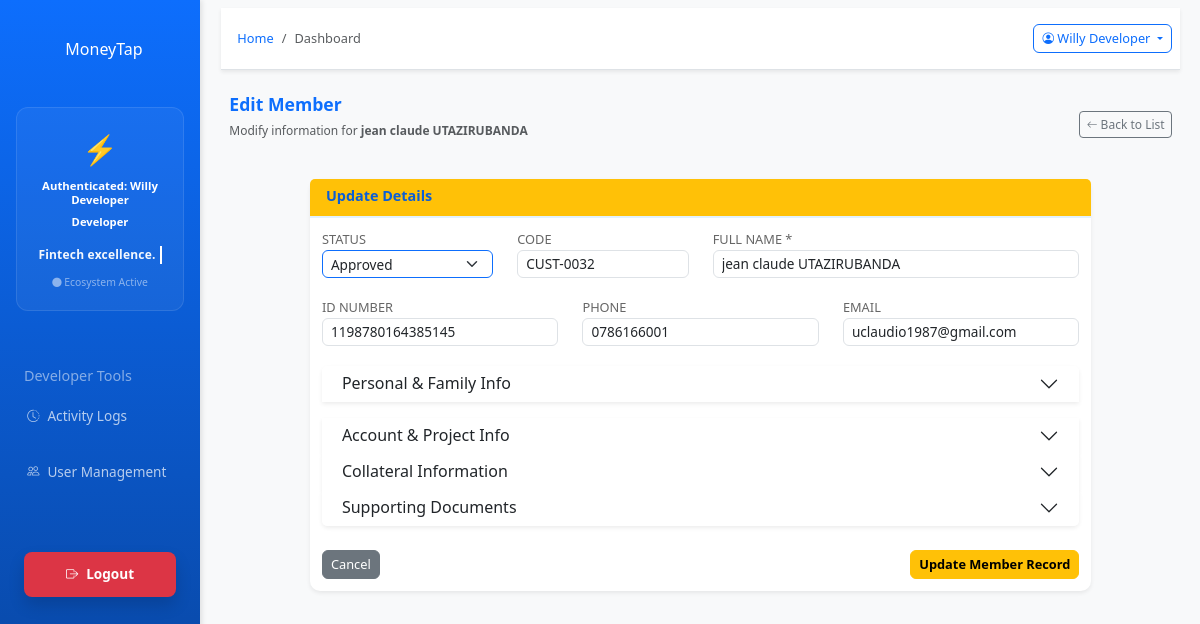
Page /app.moneytap/index.php?page=edit_customer&id=144 (signed in) on the committed database.
### tables this page shows
CREATE TABLE `customers` (
  `customer_id` int(11) NOT NULL,
  `customer_code` varchar(50) NOT NULL,
  `customer_name` varchar(255) NOT NULL,
  `birth_place` text,
  `id_number` varchar(50) NOT NULL,
  `account_number` varchar(50) DEFAULT NULL,
  `occupation` varchar(100) DEFAULT NULL,
  `gender` enum('Male','Female','Other') DEFAULT 'Male',
  `date_of_birth` date DEFAULT NULL,
  `phone` varchar(20) NOT NULL,
  `email` varchar(120) DEFAULT NULL,
  `organization` varchar(150) DEFAULT 'gracelending',
  `father_name` varchar(150) DEFAULT NULL,
  `mother_name` varchar(150) DEFAULT NULL,
  `marriage_type` enum('Single','Married','Divorced') DEFAULT 'Single',
  `spouse` varchar(150) DEFAULT NULL,
  `spouse_id` varchar(50) DEFAULT NULL,
  `spouse_occupation` varchar(100) DEFAULT NULL,
  `spouse_phone` varchar(20) DEFAULT NULL,
  `address` text,
  `location` text,
  `project` varchar(150) DEFAULT NULL,
  `project_location` varchar(150) DEFAULT NULL,
  `caution_location` varchar(150) DEFAULT NULL,
  `loan_type` varchar(50) DEFAULT NULL,
  `requested_amount` decimal(15,2) DEFAULT '0.00',
  `loan_duration` int(11) DEFAULT '0',
  `province` varchar(100) DEFAULT NULL,
  `district` varchar(100) DEFAULT NULL,
  `sector` varchar(100) DEFAULT NULL,
  `cell` varchar(100) DEFAULT NULL,
  `village` varchar(100) DEFAULT NULL,
  `created_by` varchar(100) DEFAULT 'admin',
  `created_at` datetime DEFAULT CURRENT_TIMESTAMP,
  `updated_at` datetime DEFAULT CURRENT_TIMESTAMP ON UPDATE CURRENT_TIMESTAMP,
  `is_active` tinyint(1) DEFAULT '1',
  `status` varchar(50) DEFAULT 'Approved',
  `doc_id` varchar(255) DEFAULT NULL COMMENT 'National ID Path',
  `doc_contract` varchar(255) DEFAULT NULL COMMENT 'Work Contract Path',
  `doc_statement` varchar(255) DEFAULT NULL COMMENT 'Bank Statement Path',
  `doc_payslip` varchar(255) DEFAULT NULL COMMENT 'Payslip Path',
  `doc_marital` varchar(255) DEFAULT NULL COMMENT 'Marital Status Cert Path',
  `doc_rdb` varchar(255) DEFAULT NULL COMMENT 'RDB Certificate Path',
  `has_guarantor` enum('Yes','No') DEFAULT 'No',
  `guarantor_name` varchar(150) DEFAULT NULL,
  `guarantor_id` varchar(50) DEFAULT NULL,
  `guarantor_phone` varchar(20) DEFAULT NULL,
  `guarantor_occupation` varchar(100) DEFAULT NULL,
  `tin_number` varchar(20) DEFAULT NULL,
  `risk_rating` varchar(50) DEFAULT NULL,
  `current_balance` decimal(15,2) DEFAULT '0.00',
  `total_loans` decimal(15,2) DEFAULT '0.00',
  `total_paid` decimal(15,2) DEFAULT '0.00',
  `rejection_reason` text,
  `correction_fields` text,
  `admin_note` text,
  `client_resubmitted` tinyint(1) DEFAULT '0',
  `resubmitted_fields` text,
  `total_disbursed` decimal(15,2) NOT NULL DEFAULT '0.00',
  `total_outstanding` decimal(15,2) NOT NULL DEFAULT '0.00',
  `last_loan_date` date DEFAULT NULL,
  `record_date` datetime NOT NULL DEFAULT CURRENT_TIMESTAMP,
  `collateral_type` enum('Movable','Immovable') DEFAULT NULL,
  `collateral_sub_type` varchar(50) DEFAULT NULL,
  `upi_location` varchar(100) DEFAULT NULL,
  `square_mtrs` varchar(50) DEFAULT NULL,
  `doc_loan_clearance` varchar(255) DEFAULT NULL,
  `doc_power_of_attorney` varchar(255) DEFAULT NULL,
  `doc_guarantor_letter` varchar(255) DEFAULT NULL
);

### app.moneytap/modules/edit_customer.php (the view, shortened to what this page needs)
<?php
$conn = getConnection();
$form_data = [];
$customer_id = isset($_GET['id']) ? intval($_GET['id']) : 0;
$sql = "SELECT * FROM customers WHERE customer_id = ?";
$stmt = $conn->prepare($sql);
if ($stmt) {
    $stmt->bind_param("i", $customer_id);
    $stmt->execute();
    $result = $stmt->get_result();
    $customer = $result->fetch_assoc();
    $form_data = [
        'customer_code' => $customer['customer_code'],
        'customer_name' => $customer['customer_name'],
        'birth_place' => $customer['birth_place'] ?? '',
        'id_number' => $customer['id_number'],
        'account_number' => $customer['account_number'] ?? '',
        'occupation' => $customer['occupation'] ?? '',
        'gender' => $customer['gender'],
        'date_of_birth' => $customer['date_of_birth'],
        'phone' => $customer['phone'],
        'father_name' => $customer['father_name'] ?? '',
        'mother_name' => $customer['mother_name'] ?? '',
        'spouse' => $customer['spouse'] ?? '',
        'spouse_occupation' => $customer['spouse_occupation'] ?? '',
        'spouse_phone' => $customer['spouse_phone'] ?? '',
        'marriage_type' => $customer['marriage_type'] ?? 'Single',
        'address' => $customer['address'],
        'province' => $customer['province'] ?? '',
        'district' => $customer['district'] ?? '',
        'sector' => $customer['sector'] ?? '',
        'cell' => $customer['cell'] ?? '',
        'village' => $customer['village'] ?? '',
        'location' => $customer['location'] ?? '',
        'project' => $customer['project'] ?? '',
        'project_location' => $customer['project_location'] ?? '',
        'caution_location' => $customer['caution_location'] ?? '',
        'email' => $customer['email'] ?? '',
        'organization' => $customer['organization'] ?? 'MoneyTap Ecosystem',
        'status' => $customer['status'] ?? ($customer['is_active'] ? 'Approved' : 'Pending'),
        'collateral_type'     => $customer['collateral_type'] ?? '',
        'collateral_sub_type' => $customer['collateral_sub_type'] ?? '',
        'upi_location'        => $customer['upi_location'] ?? '',
        'square_mtrs'         => $customer['square_mtrs'] ?? '',
        'doc_id'              => $customer['doc_id'] ?? '',
        'doc_contract'        => $customer['doc_contract'] ?? '',
        'doc_statement'       => $customer['doc_statement'] ?? '',
        'doc_payslip'         => $customer['doc_payslip'] ?? '',
        'doc_marital'         => $customer['doc_marital'] ?? '',
        'doc_rdb'             => $customer['doc_rdb'] ?? '',
        'doc_loan_clearance'  => $customer['doc_loan_clearance'] ?? '',
        'doc_power_of_attorney'=> $customer['doc_power_of_attorney'] ?? '',
        'doc_guarantor_letter' => $customer['doc_guarantor_letter'] ?? '',
    ];
}
?>
<div class="row mb-4">
    <div class="col-12">
        <div class="d-flex justify-content-between align-items-center">
            <div>
                <h2 class="h4 fw-bold text-primary">Edit Member</h2>
                <p class="text-muted">Modify information for <strong><?php echo htmlspecialchars($form_data['customer_name']); ?></strong></p>
            </div>
            <a href="?page=customers" class="btn btn-outline-secondary btn-sm">
                <i class="bi bi-arrow-left"></i> Back to List
            </a>
        </div>
    </div>
</div>
<div class="row">
    <div class="col-lg-10 mx-auto">
        <div class="card shadow-sm border-0">
            <div class="card-header bg-warning py-2">
                <h6 class="mb-0 fw-bold">Update Details</h6>
            </div>
            <div class="card-body">
                <form method="POST" enctype="multipart/form-data">
                    <div class="row">
                        <div class="col-md-3 mb-3">
                            <label class="form-label">Status</label>
                            <select class="form-select border-primary" name="status">
                                <option value="Approved" <?php echo $form_data['status'] == 'Approved' ? 'selected' : ''; ?>>Approved</option>
                            </select>
                        </div>
                        <div class="col-md-3 mb-3">
                            <label class="form-label">Code</label>
                            <input type="text" class="form-control" name="customer_code" value="<?php echo htmlspecialchars($form_data['customer_code']); ?>">
                        </div>
                        <div class="col-md-6 mb-3">
                            <label class="form-label">Full Name *</label>
                            <input type="text" class="form-control" name="customer_name" required value="<?php echo htmlspecialchars($form_data['customer_name']); ?>">
                        </div>
                    </div>
                    <div class="row">
                        <div class="col-md-4 mb-3"><label class="form-label">ID Number</label><input type="text" class="form-control" name="id_number" value="<?php echo htmlspecialchars($form_data['id_number']); ?>"></div>
                        <div class="col-md-4 mb-3"><label class="form-label">Phone</label><input type="text" class="form-control" name="phone" value="<?php echo htmlspecialchars($form_data['phone']); ?>"></div>
                        <div class="col-md-4 mb-3"><label class="form-label">Email</label><input type="email" class="form-control" name="email" value="<?php echo htmlspecialchars($form_data['email']); ?>"></div>
                    </div>
                    <div class="accordion mb-4" id="detailsAccordion">
                        <div class="accordion-item border-0 shadow-sm mb-3">
                            <h2 class="accordion-header">
                                <button class="accordion-button collapsed py-2" type="button" data-bs-toggle="collapse" data-bs-target="#collapsePersonal">
                                    Personal & Family Info
                                </button>
                            </h2>
                        </div>
                        <div class="accordion-item border-0 shadow-sm">
                            <h2 class="accordion-header">
                                <button class="accordion-button collapsed py-2" type="button" data-bs-toggle="collapse" data-bs-target="#collapseAccount">
                                    Account & Project Info
                                </button>
                            </h2>
                        </div>
                        <div class="accordion-item border-0 shadow-sm">
                            <h2 class="accordion-header">
                                <button class="accordion-button collapsed py-2" type="button" data-bs-toggle="collapse" data-bs-target="#collapseCollateral">
                                    Collateral Information
                                </button>
                            </h2>
                        </div>
                        <div class="accordion-item border-0 shadow-sm mb-3">
                            <h2 class="accordion-header">
                                <button class="accordion-button collapsed py-2" type="button" data-bs-toggle="collapse" data-bs-target="#collapseDocuments">
                                    Supporting Documents
                                </button>
                            </h2>
                        </div>
                    </div>
                    <div class="d-flex justify-content-between">
                        <a href="?page=customers" class="btn btn-secondary">Cancel</a>
                        <button type="submit" name="update_customer" class="btn btn-warning fw-bold">Update Member Record</button>
                    </div>
                </form>
            </div>
        </div>
    </div>
</div>

### app.moneytap/assets/css/style.css (style rules this page uses)
:root { --primary-blue: #0d6efd; --light-blue: #e3f2fd; --dark-blue: #0b5ed7; --white: #ffffff; --light-gray: #f8f9fa; --gray: #6c757d; --dark-gray: #343a40; }
body { background-color: #f8f9fa; font-family: 'Segoe UI', Tahoma, Geneva, Verdana, sans-serif; }
.card { border: none; border-radius: 10px; box-shadow: 0 4px 6px rgba(0, 0, 0, 0.05); transition: transform 0.3s, box-shadow 0.3s; }
.card-header { background-color: var(--white); border-bottom: 2px solid var(--light-blue); font-weight: 600; color: var(--dark-blue); }

### app.moneytap/index.php (style rules this page uses)
body { font-size: 12px !important; overflow-x: hidden; }
.card { margin-bottom: 0.5rem !important; }
.card-header { padding: 0.5rem 1rem !important; }
.card-body { padding: 0.75rem !important; }
.card-title, .card-header h5, .card-header h6 { font-size: 0.9rem !important; margin-bottom: 0.25rem !important; }
.form-control, .form-select { font-size: 0.85rem !important; padding: 0.25rem 0.5rem !important; height: calc(1.5em + 0.5rem) !important; }
.btn { font-size: 0.8rem !important; padding: 0.25rem 0.5rem !important; }
.btn-sm { font-size: 0.75rem !important; padding: 0.2rem 0.4rem !important; }
h2, .h2 { font-size: 1.3rem !important; }
h4, .h4 { font-size: 1.1rem !important; }
h6, .h6 { font-size: 0.9rem !important; }
.mb-3 { margin-bottom: 0.75rem !important; }
.mb-4 { margin-bottom: 1rem !important; }
.py-2 { padding-top: 0.5rem !important; padding-bottom: 0.5rem !important; }
.text-muted { font-size: 0.75rem !important; }
h1, h2, h3, h4, h5, h6 { line-height: 1.2 !important; }
p, .form-label, .small { line-height: 1.3 !important; }
.bi { font-size: 0.9em !important; }
.form-label { font-size: 0.8rem !important; margin-bottom: 0.1rem !important; }
.row { margin-bottom: 0.25rem !important; }

### app.moneytap/modules/edit_customer.php (style rules this page uses)
body { font-size: 13px !important; }
.form-label { font-weight: 500; font-size: 11px; text-transform: uppercase; color: #666; margin-bottom: 2px; }

### rows in the picture
customers: customer_name "jean claude UTAZIRUBANDA", status "Approved", customer_code "CUST-0032", id_number "1198780164385145", phone "0786166001", email "uclaudio1987@gmail.com"

### other values in the picture
$_SESSION['user_name'] "Willy Developer"
$user_role "Developer"
$page_title "Dashboard"
